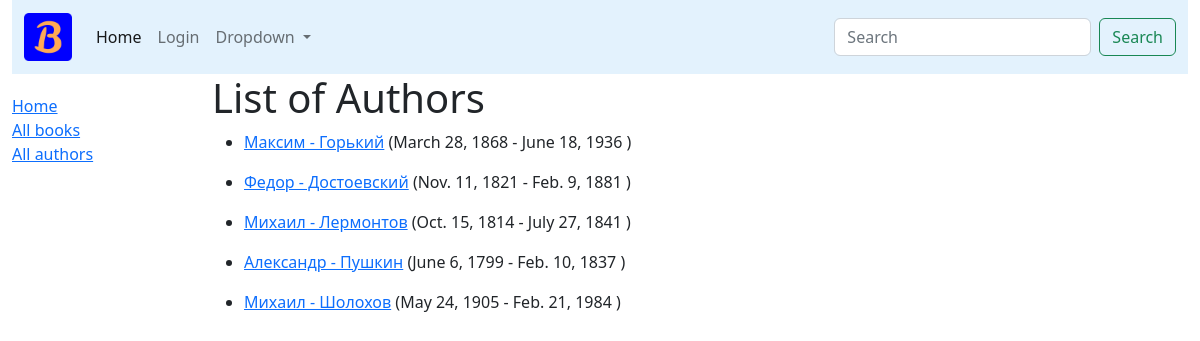
/authors/, run on an earlier commit of the app's database.
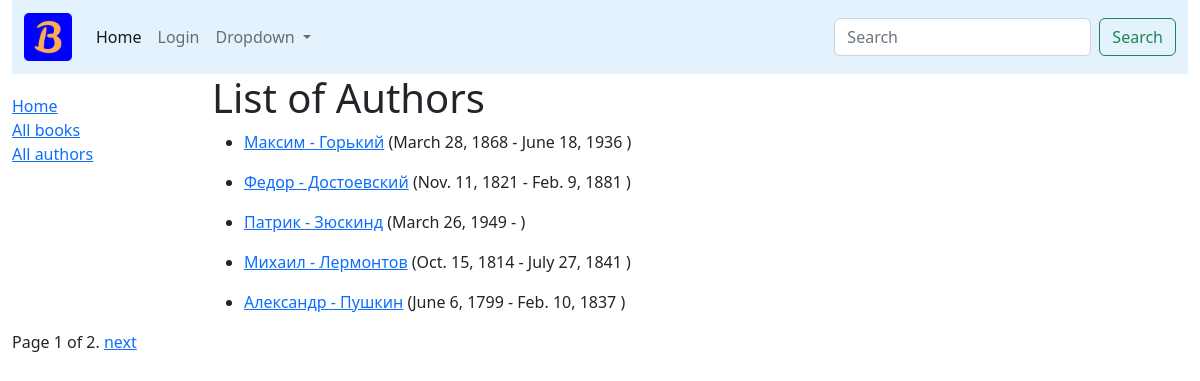
And on a later commit of the database.
### catalogue/models.py (models this page shows)
class Author(models.Model):
    first_name = models.CharField(max_length=50)
    last_name = models.CharField(max_length=50)
    date_of_birth = models.DateField(null=True, blank=True)
    date_of_death = models.DateField('Died', null=True, blank=True)
    class Meta:
        ordering = ['last_name', 'first_name']
    def get_absolute_url(self):
        return reverse('catalogue:author-detail', kwargs={'pk': self.pk})
    def __str__(self):
        return f'{self.first_name} - {self.last_name}'

### catalogue/views.py (the view)
# urls.py: path('authors/', views.AuthorListView.as_view(), name='authors'),
class AuthorListView(ListView):
    model = Author
    paginate_by = 5

### templates/catalogue/author_list.html (shortened to what this page needs)
{% extends '_base.html' %}
{% block content %}
<h1>List of Authors</h1>
{% if author_list %}
    {% for author in author_list %}
    <ul>
        <li><a href="{{ author.get_absolute_url }}">{{ author }}</a>
            ({{ author.date_of_birth }} -
                {% if author.date_of_death %}
                    {{ author.date_of_death }}
                {% endif %})
        </li>
    </ul>
    {% empty %}
    <p>No Authors Yet!</p>
    {% endfor %}
{% endif %}
{% endblock content %}

What changed in the data, as far as the page shows it:
no longer on this page (row unchanged): Author: first_name+last_name "Михаил - Шолохов", date_of_birth "May 24, 1905", date_of_death "Feb. 21, 1984"
added Author: first_name+last_name "Патрик - Зюскинд", date_of_birth "March 26, 1949"
Also different on the page:
{{ page_obj.number }}: (not shown) → "1"
{{ page_obj.paginator.num_pages }}: (not shown) → "2"
text now shown: "Page of . next"
